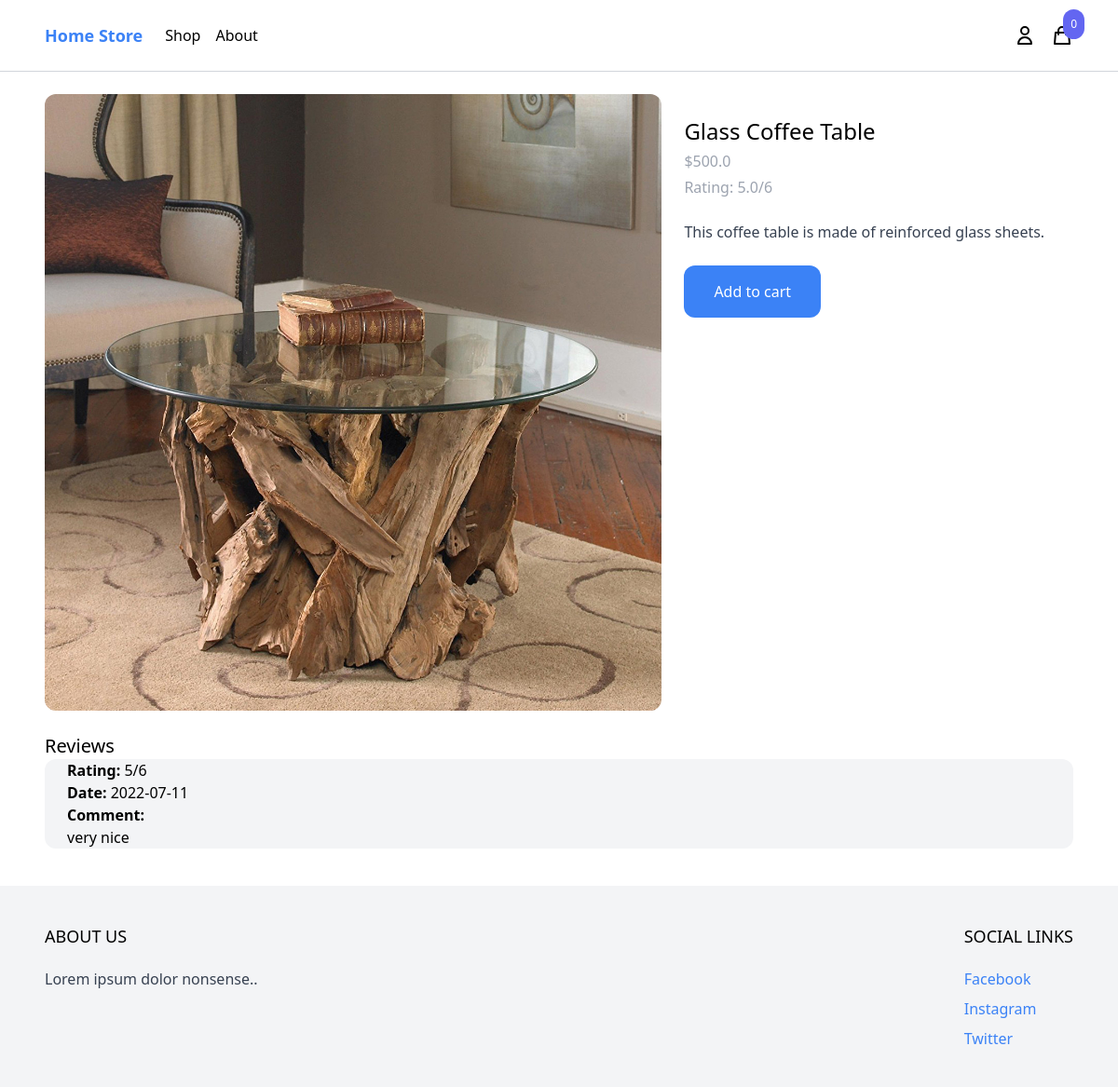
The app's page /shop/glass-coffee-table/ with its own data.
### product/models.py (models this page shows, shortened)
class Product(models.Model):
    category = models.ForeignKey(Category, related_name='products', on_delete=models.CASCADE)
    name = models.CharField(max_length=255)
    slug = models.SlugField()
    description = models.TextField(blank=True, null=True)
    price = models.IntegerField()
    created_at = models.DateTimeField(auto_now_add=True)
    image = models.ImageField(upload_to='uploads/', blank=True, null=True)
    thumbnail = models.ImageField(upload_to='uploads/', blank=True, null=True)
    class Meta:
        ordering = ('-created_at',)
        verbose_name_plural = 'products'
    def get_display_price(self):
        return self.price / 10
    def get_rating(self):
        reviews_total = 0
        for review in self.reviews.all():
            reviews_total += review.rating
        if reviews_total > 0:
            return reviews_total / self.reviews.count()
        return 0

class Review(models.Model):
    product = models.ForeignKey(Product, related_name='reviews', on_delete=models.CASCADE)
    rating = models.IntegerField(default=3)
    content = models.TextField()
    created_by = models.ForeignKey(User, related_name='reviews', on_delete=models.CASCADE)
    created_at = models.DateTimeField(auto_now_add=True)

### product/views.py (the view, shortened to what this page needs)
# urls.py: path('shop/<slug:slug>/', product, name='product'),
def product(request, slug):
    product = get_object_or_404(Product, slug=slug)
    return render(request, 'product/product.html', {'product': product})

### cart/cart.py (called while the page is built)
    def __len__(self):
        return sum(item['quantity'] for item in self.cart.values())

### cart/context_processors.py (called while the page is built)
def cart(request):
    return {'cart': Cart(request)}

### product/templates/product/product.html (shortened to what this page needs)
{% extends 'core/base.html' %}
{% block content %}
<div class="max-w-6xl mx-auto flex flex-wrap py-6 px-6 xl:px-0">
    <div class="images w-full mb-6 lg:mb-0 lg:w-3/5">
        <img
            class="rounded-xl"
            src="{% if product.image %}{{ product.image.url }}{% else %}https://via.placeholder.com/240x240x.jpg{% endif %}"
            alt="{{ product.name }}"
        >
    </div>
    <div class="information w-full lg:w-2/5 lg:p-6">
        <h1 class="text-2xl">{{ product.name }}</h1>
        <p class="mt-1 text-gray-400">${{ product.get_display_price }}</p>
        {% if product.get_rating > 0 %}
        <p class="mt-1 text-gray-400">Rating: {{ product.get_rating }}/6</p>
        {% endif %}
        {% if product.description %}
            <p class="mt-6 text-gray-700">{{ product.description }}</p>
        {% endif %}
        <a
            href="#"
            class="mt-6 inline-block px-8 py-4 rounded-xl bg-blue-500 text-white hover:bg-blue-700"
            hx-get="{% url 'add_to_cart' product.id %}"
            hx-target="#menu-cart-button"
            hx-swap="outerHTML"
        >
            Add to cart
        </a>
    </div>
    <div class="w-full mt-6">
        <h2 class="text-xl">Reviews</h2>
        {% for review in product.reviews.all %}
            <div class="px-4 px-6 bg-gray-100 rounded-xl mb-4">
                <strong>Rating: </strong> {{ review.rating }}/6<br>
                <strong>Date: </strong> {{ review.created_at|date:"Y-m-d" }}<br>
                <strong>Comment: </strong><br>
                {{ review.content }}
            </div>
        {% endfor %}
    </div>
</div>
{% endblock %}

### records on screen
Product: image (picture), name "Glass Coffee Table", get_display_price "500.0", get_rating "5.0", description "This coffee table is made of reinforced glass sheets."
Review: rating "5", created_at "2022-07-11", content "very nice"

### other values on screen
{{ cart|length }} "0"
